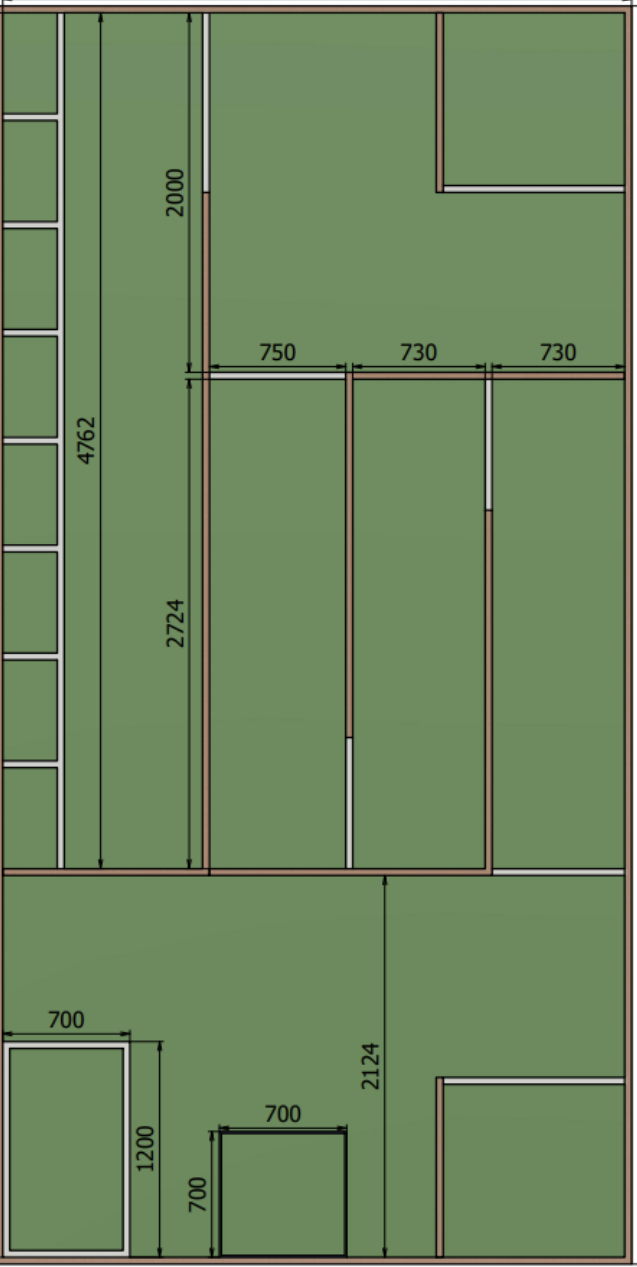
#> input picture python/robocon/field.png, 637 x 1267 px
$ python opencv_test.py
#> lines starting #> are read from the running program, lines starting #| are printed output that depends on the picture; after the words box and inside, x2 and y2 are one past the last pixel; in counts of white or black regions, pixels touching at a corner belong together
import cv2
import time

img=cv2.imread("./field.png")
#> img is the input picture: shape (1267, 637, 3); mean B, G, R 95.5, 135.1, 109.8
cv2.imshow("my window",img)

while True:
    cv2.circle(img, (190, 35), 15, (255, 255, 255), thickness=-1)
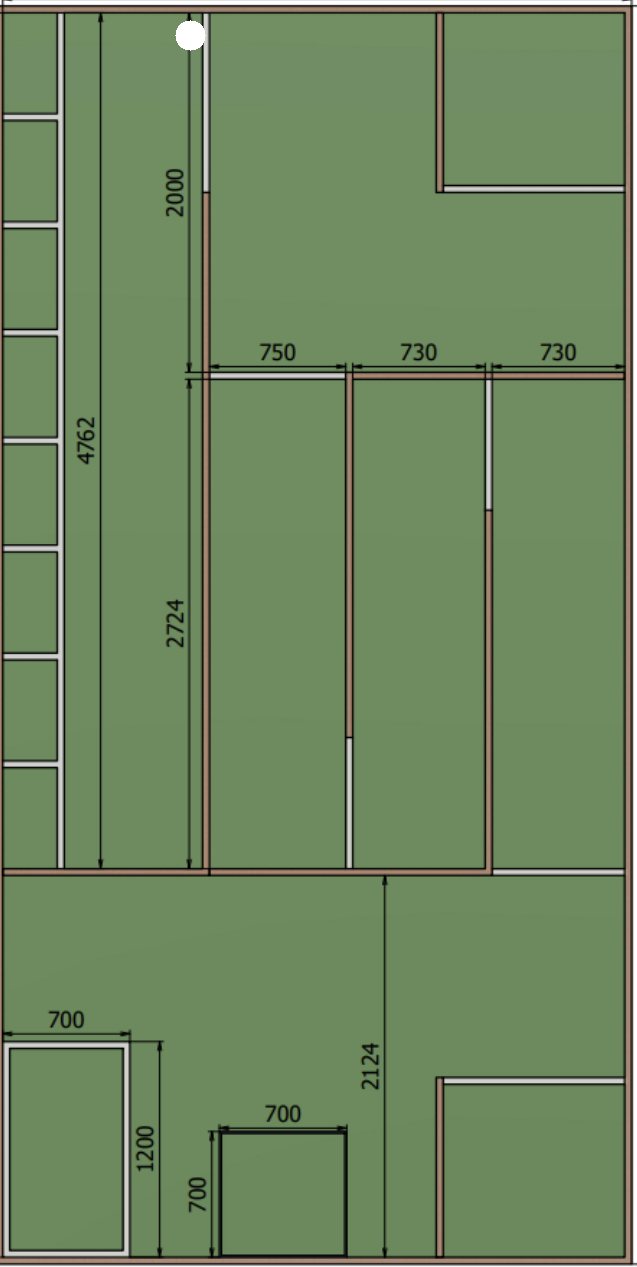
#> img: shape (1267, 637, 3); 0.09% of pixels changed, all inside (x1, y1, x2, y2) = (175, 20, 206, 51)
    print("hel")
    cv2.imshow("my window",img)
    time.sleep(0.1)
